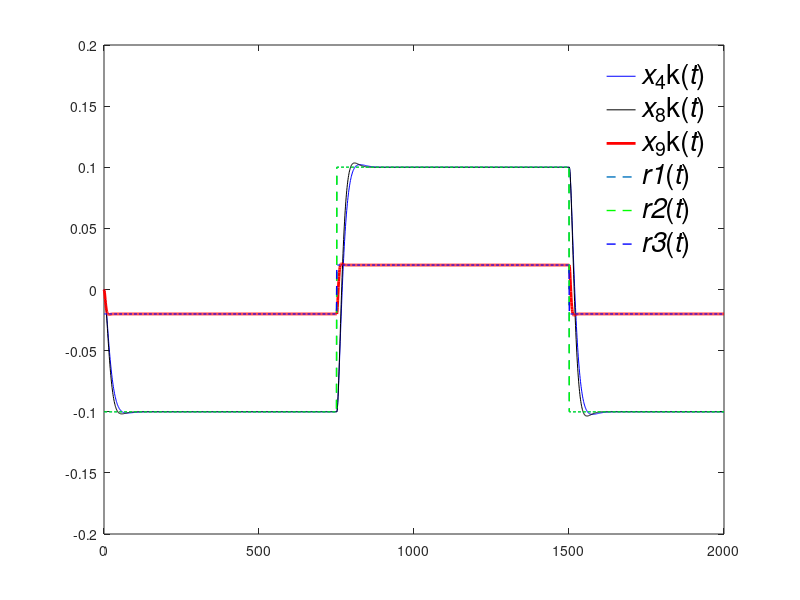
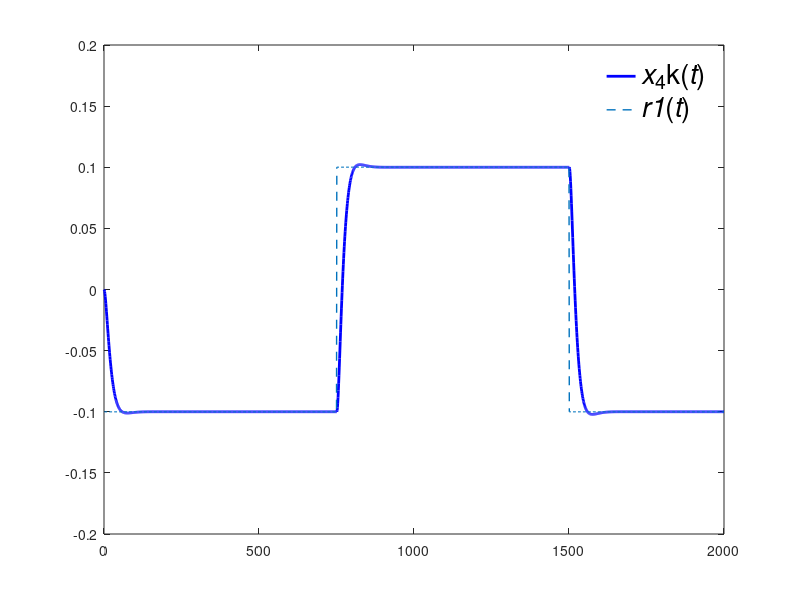
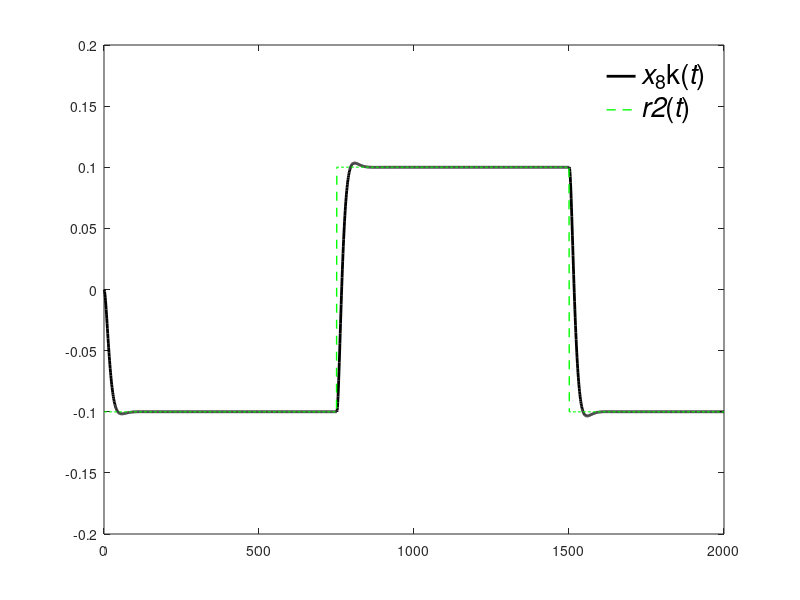
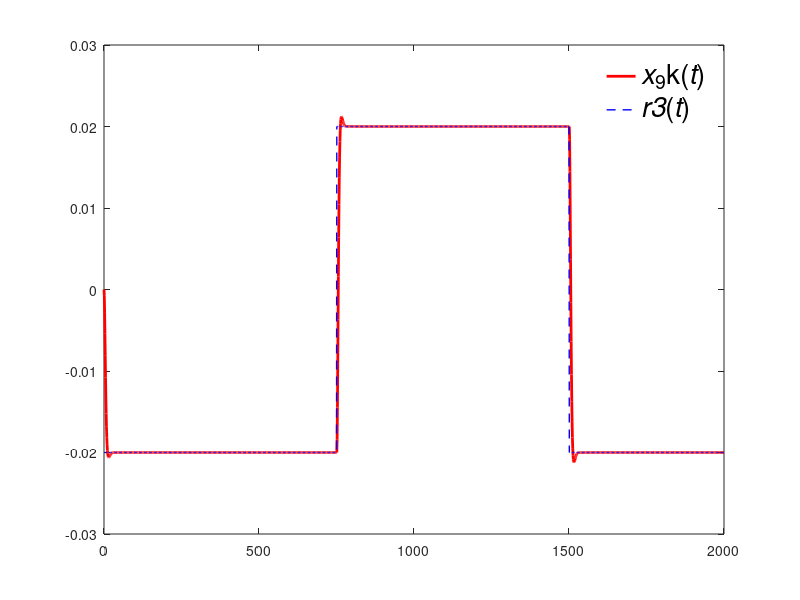

Write MATLAB code to recreate these figures, in order.
clear all;clc;
%Matrices of A and B of the model Paramters
A=[ 0.005142  23.0402  -48.8785  -32.0915  0 0 0 0 0;
   -0.000109 -0.526422  0.997184 -0.004425 0 0 0 0 0;
   -0.000337  2.52708  -0.341902  0.000313 0 0 0 0 0;
    0 0 1 0 0 0 0 0 0;
    0 0 0 0 -0.154099 0.082387 -0.998322 0.05376 0;
    0 0 0 0 -19.2246 -0.893601  0.318845 0 0;
    0 0 0 0  2.29583 -0.000888 -0.278676 0 0;
    0 0 0 0 0 1 0 0 0;
    0 0 0 0 0 0 1 0 0];
A(1,:)=A(1,:)/3.28; A(2,1)=A(2,1)/3.28; A(3,1)= A(3,1)/3.28;
B=[  1.585175  1.585175 -1.049275  -1.049275  0 0;
    -0.033078 -0.033078 -0.0558555 -0.0558555 0 0;
    -2.93107  -2.93107  -0.1058865 -0.1058865 0 0;
     0 0 0 0 0 0  ;   
     0.007199 -0.007199  0.0001785 -0.0001785 0.00735  0.021165;
    -6.7916    6.7916   -8.7234     8.7234    0.414519 3.92325;
    -0.752735  0.752735 -0.1342015  0.1342015 1.51008 -1.96651;
     0 0 0 0 0 0;
     0 0 0 0 0 0];
 B(1,:)=B(1,:)*3.28;
%H matrix: Output of Euler angles
H=[ 0 0 0 1 0 0 0 0 0;  
    0 0 0 0 0 0 0 1 0; 
    0 0 0 0 0 0 0 0 1];
D=0;
%Extended Model with tracking error dynamics
IX=eye(3,3);
IE=eye(3,3);
As=[A zeros(9,6); -IX*H zeros(3,6); -H*A zeros(3,3) -IE];
Bs=[B; zeros(3,6); -H*B];
Hs=[ 0 0 0 1 0 0 0 0 0 0 0 0 0 0 0;
     0 0 0 0 0 0 0 1 0 0 0 0 0 0 0; 
     0 0 0 0 0 0 0 0 1 0 0 0 0 0 0];
Q=1*eye(15,15);
Q(6,6)=1;Q(8,8)=0.5; 
Q(10,10)=1; 
Q(12,12)=100; Q(14,14)=1;
G=0.01*eye(6,6); %minimum value
[K,S,Eig]=lqr(As,Bs,Q,G)
KF=inv(G)*Bs'*S
%%
sys=ss(As,Bs,Hs,D) % Continuous-time system
Ts=0.1; % Sampling time
sys_d=c2d(sys,Ts,'tustin') % Discrete-time system
G_z=tf(sys_d) % Transfer function G(z)
poles=zpk(G_z) % Zeros, poles and gain
% Discrete-time system: State-space model
Ak=sys_d.a, Bk=sys_d.b, Hk=sys_d.c, Dk=sys_d.d;
[Kfeedback,Kn,Eigenvalues]=dlqr(Ak,Bk,Q,G)
%%
x0=[0 0 0 0 0 0 0 0 0 0 0 0 0 0 0]'; % Initial conditions
Ark=[zeros(9,3);IX;zeros(3,3)]*Ts;%Input
N=2000;
t=1:N;
f=1/750;
r=[-0.1*square(pi*f*t,50);-0.1*square(pi*f*t,50);-0.02*square(pi*f*t,50)];

x(:,1)=(Ak-Bk*Kfeedback)*x0+Ark*r(:,1);
for k=1:N
x(:,k+1)=(Ak-Bk*Kfeedback)*x(:,k)+Ark*r(:,k);
u(:,k)=-Kfeedback*x(:,k);
end

k=0:N; 
figure(1)
plot(k,x(4,:),'b',k,x(8,:),'k',k,x(9,:),'r','LineWidth',2);hold on
plot(r(1,:),'--','LineWidth',1);
plot(r(2,:),'g--','LineWidth',1);
plot(r(3,:),'b--','LineWidth',1);
hold off
legend('{\itx}_4k({\itt})','{\itx}_8k({\itt})','{\itx}_9k({\itt})','{\itr1}({\itt})','{\itr2}({\itt})','{\itr3}({\itt})','FontSize',20); legend boxoff;
%%
figure(2)
plot(k,x(4,:),'b','LineWidth',2);hold on
plot(r(1,:),'--','LineWidth',1); hold off
legend('{\itx}_4k({\itt})','{\itr1}({\itt})','FontSize',20); legend boxoff;
figure(3)
plot(k,x(8,:),'k','LineWidth',2);hold on
plot(r(2,:),'g--','LineWidth',1); hold off
legend('{\itx}_8k({\itt})','{\itr2}({\itt})','FontSize',20); legend boxoff;
figure(4)
plot(k,x(9,:),'r','LineWidth',2);hold on
plot(r(3,:),'b--','LineWidth',1);hold off
legend('{\itx}_9k({\itt})','{\itr3}({\itt})','FontSize',20); legend boxoff;
%%
figure(5)
l=0:N-1;
plot(l,u,'LineWidth',1);
legend('{\itu}(1)','{\itu}(2)','{\itu}(3)','{\itu}(4)','{\itu}(5)','{\itu}(6)','FontSize',20); legend boxoff;
